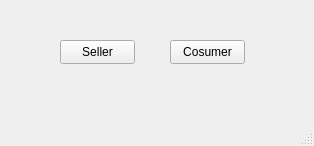
<?xml version="1.0" encoding="UTF-8"?>
<ui version="4.0">
 <class>MainWindow</class>
 <widget class="QMainWindow" name="MainWindow">
  <property name="geometry">
   <rect>
    <x>0</x>
    <y>0</y>
    <width>314</width>
    <height>146</height>
   </rect>
  </property>
  <property name="windowTitle">
   <string>MainWindow</string>
  </property>
  <widget class="QWidget" name="centralwidget">
   <widget class="QPushButton" name="Seller">
    <property name="geometry">
     <rect>
      <x>60</x>
      <y>40</y>
      <width>75</width>
      <height>24</height>
     </rect>
    </property>
    <property name="text">
     <string>Seller</string>
    </property>
   </widget>
   <widget class="QPushButton" name="Costumer">
    <property name="geometry">
     <rect>
      <x>170</x>
      <y>40</y>
      <width>75</width>
      <height>24</height>
     </rect>
    </property>
    <property name="text">
     <string>Cosumer</string>
    </property>
   </widget>
  </widget>
  <widget class="QMenuBar" name="menubar">
   <property name="geometry">
    <rect>
     <x>0</x>
     <y>0</y>
     <width>314</width>
     <height>22</height>
    </rect>
   </property>
  </widget>
  <widget class="QStatusBar" name="statusbar"/>
 </widget>
 <resources/>
 <connections/>
</ui>
